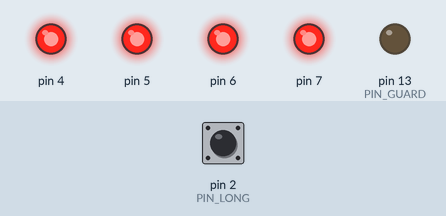
The sketch below on a simulated Arduino Uno, built with avr-gcc and run on an emulated ATmega328P. On the bench: output pins drawn as LEDs (lit = HIGH). The test bench sets the inputs (shaded band); at power-on: pin 2 (PIN_LONG) HIGH. At 2.7 s the program stops and its outputs stay as they are.

Above: at 1.2 s.
1.3 s: pin 2 (PIN_LONG) pulled LOW for 3.2 s
At 3.9 s:
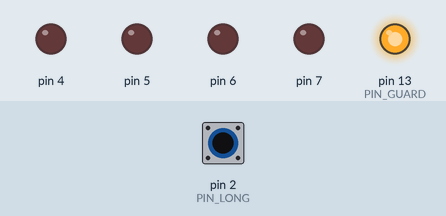
Timing chart, 0 to 4.2 s (numbered marks = the images above; inputs shaded):
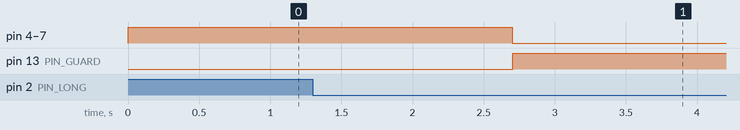

The sketch:

sketch.ino
```cpp
// Nested timer interrupts on the AVR without an RTOS: Arduino C version of
// the 8051 example ex06 (stack_overflow.asm).
//
// Timer 1 interrupts every T = 1 ms. The ISR calls work(), whose duration is
// selected with DIP switch 1:
//   switch 1 OFF (pin 2 HIGH):  300 us -> each ISR ends before the next tick
//   switch 1 ON  (pin 2 LOW) : 2500 us -> the next tick arrives during work()
// After its bookkeeping the ISR re-enables interrupts (sei), so that the next
// tick may preempt the running work, which resumes afterwards. This is the
// allowNesting (early RETI) of the 8051 version.
//
//   short work: depth stays 1, SP comes back to the same value every tick.
//   long work : every tick preempts the previous ISR, which can only resume
//               after the newer one has finished. That never happens: each
//               level leaves one ISR frame on the stack. The stack grows down
//               from RAMEND (0x8FF) into the application data at the top of
//               the static variables:
//               - app.setpoint is overwritten: the actuator LEDs show garbage
//               - SP < STACK_LIMIT: the guard stops the program, pin 13 on
//
// When does it show? (long work, one level per ms, 22 bytes per level)
//   - 2 ms : depth 2, SP moves down and never comes back up
//   - 79 ms: level 79 pushes its registers over app.setpoint (0x4E instead
//            of 0xF0). Nothing reports it, the ISR outputs the wrong value.
//   - 83 ms: SP < STACK_LIMIT, the guard stops the program
//
// Actuator: LEDs on pins 4..7 show the high nibble of app.setpoint
//           (0xF0 = all four on).
// Watch in the debugger: depth, maxDepth, levelSP[], app, SP, SREG (I bit).
//
// Debugging with Wokwi for VS Code: the dbg...() functions do nothing. They
// are breakpoint targets for debug.gdb (see README.md in examples_vscode).

#include <util/delay.h>

const uint8_t PIN_LONG  = 2;        // DIP switch 1, ON = LOW = long work
const uint8_t PIN_GUARD = 13;       // stack guard tripped

const uint8_t  SHORT_WORK = 3;      // work() in units of 100 us
const uint8_t  LONG_WORK  = 25;
const uint8_t  SETPOINT   = 0xF0;   // value for the actuator
const uint8_t  MAX_LEVELS = 100;

// Application data. Section .noinit comes right after .bss, so these are
// the static variables with the highest addresses: the first ones the
// stack runs into. setpoint is the last byte of the block.
struct AppData {
  uint8_t buffer[96];               // e.g. measured values
  uint8_t setpoint;
};
AppData app __attribute__((section(".noinit")));

// The guard needs room for one more ISR frame below SP, otherwise the
// frame that trips it has already overwritten the variables below app.
const uint8_t GUARD_RESERVE = 24;
#define STACK_LIMIT ((uint16_t)&app + GUARD_RESERVE)

volatile uint16_t ticks = 0;
volatile uint8_t  depth = 0;        // current nesting depth
volatile uint8_t  maxDepth = 0;
volatile uint16_t levelSP[MAX_LEVELS + 1];  // SP after entering level n
volatile bool     corruptionSeen = false;

// --- breakpoint targets (see debug.gdb) -------------------------------------
#define DBG_HOOK __attribute__((noinline))
DBG_HOOK void dbgTick(uint8_t level, uint16_t sp)    { asm volatile(""); }
DBG_HOOK void dbgNested(uint8_t level, uint16_t sp)  { asm volatile(""); }
DBG_HOOK void dbgSetpointCorrupted(uint8_t level, uint8_t value) { asm volatile(""); }
DBG_HOOK void dbgStackOverflow(uint8_t level, uint16_t sp) { asm volatile(""); }

__attribute__((noinline)) void work(uint8_t n) {
  for (; n > 0; n--) _delay_us(100);
}

void stackOverflow(uint8_t level, uint16_t sp) {
  cli();                            // fatal: stop all interrupts
  digitalWrite(PIN_GUARD, HIGH);
  dbgStackOverflow(level, sp);
  for (;;) { }
}

ISR(TIMER1_COMPA_vect) {
  // Interrupts are still disabled here: the bookkeeping is atomic.
  uint8_t level = ++depth;
  ticks++;
  if (level > maxDepth) maxDepth = level;
  uint16_t sp = SP;
  if (level <= MAX_LEVELS) levelSP[level] = sp;
  dbgTick(level, sp);
  if (sp < STACK_LIMIT) stackOverflow(level, sp);   // stack guard

  uint8_t value = app.setpoint;     // output setpoint to the actuator,
  PORTD = (PORTD & 0x0F) | (value & 0xF0);          // garbage once the
  if (value != SETPOINT && !corruptionSeen) {       // stack got there
    corruptionSeen = true;
    dbgSetpointCorrupted(level, value);
  }
  if (level == 2) dbgNested(level, sp);

  sei();                            // allowNesting: next tick may preempt
  work(digitalRead(PIN_LONG) == LOW ? LONG_WORK : SHORT_WORK);
  cli();
  depth--;
}

void setup() {
  pinMode(PIN_LONG, INPUT_PULLUP);
  pinMode(PIN_GUARD, OUTPUT);
  for (uint8_t pin = 4; pin <= 7; pin++) pinMode(pin, OUTPUT);
  memset(app.buffer, 0, sizeof(app.buffer));
  app.setpoint = SETPOINT;

  // Timer 1, CTC mode, prescaler 8: 2 MHz, compare match every 2000 counts
  cli();
  TCCR1A = 0;
  TCCR1B = _BV(WGM12) | _BV(CS11);
  OCR1A  = 2000 - 1;
  TCNT1  = 0;
  TIMSK1 = _BV(OCIE1A);
  sei();
}

// Background: runs only while no ISR is active.
void loop() { }
```

Measured:
- after the input at 1.3 s, pin 4–7: HIGH → LOW after 1.4 s; pin 13 (PIN_GUARD): LOW → HIGH after 1.4 s
